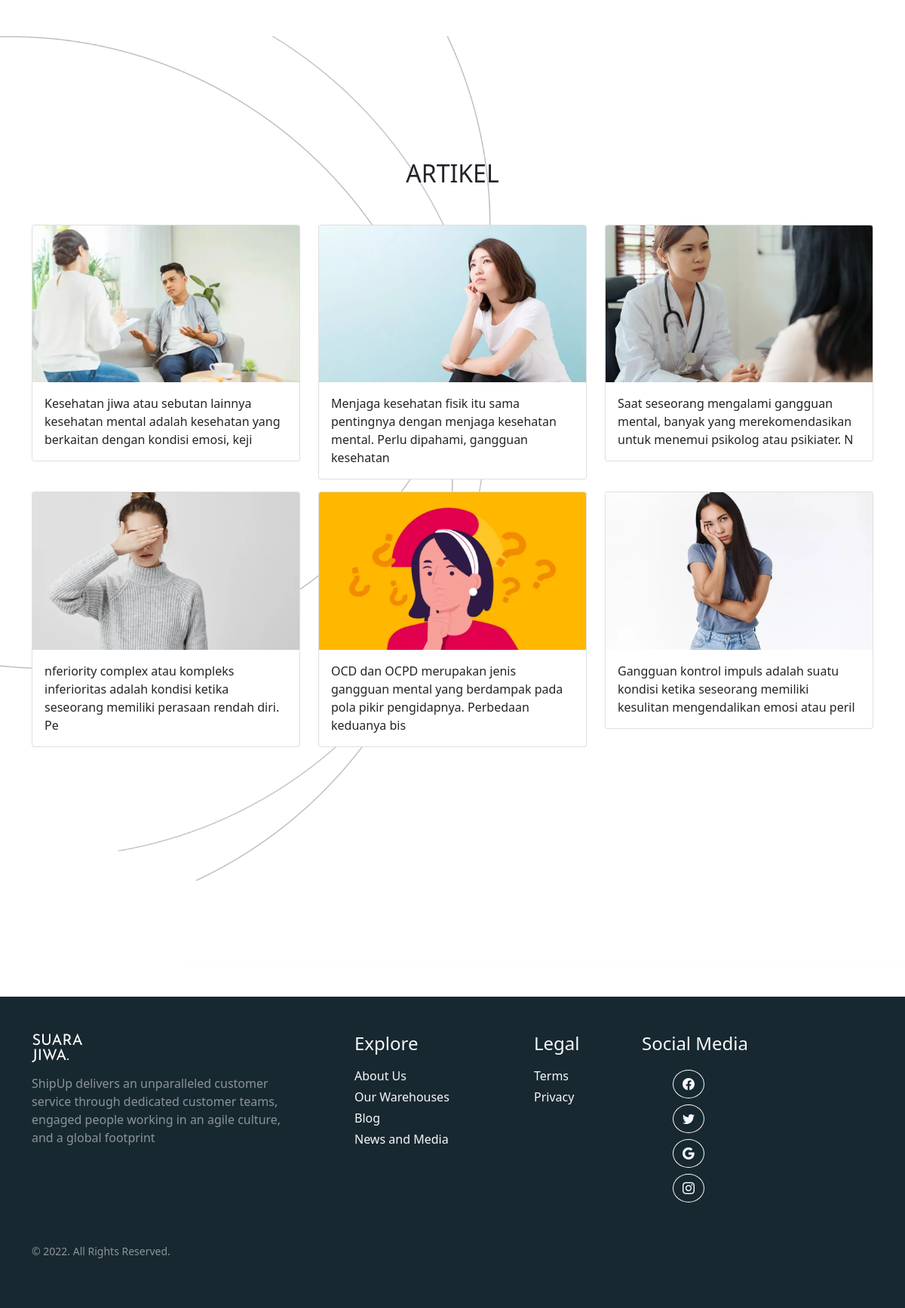
Page /user/identifikasi.php on the committed database.
### tables this page shows
CREATE TABLE `artikel` (
  `id_art` int(3) NOT NULL,
  `gambar_art` varchar(111) NOT NULL,
  `desk_art` varchar(111) NOT NULL,
  `link` varchar(111) NOT NULL
);

### user/identifikasi.php (the view, shortened to what this page needs)
<!DOCTYPE html>
<html lang="en">
  <head>
    <link rel="stylesheet" href="https://cdn.jsdelivr.net/npm/bootstrap-icons@1.5.0/font/bootstrap-icons.css" />
    <link href="https://cdn.jsdelivr.net/npm/bootstrap@5.0.2/dist/css/bootstrap.min.css" rel="stylesheet" />
    <link rel="stylesheet" href="../style.css" />
  </head>
  <body class="overflow-x-hidden">
    <section class=" mb-5 mt-5 pt-5" style="background-image: url(../gambar/bg.jpg); background-size: cover;">
    <div class="container">
        <div class="row text-center">
          <div class="col">
            <h2 class="mb-4">
              <br /><br /><br />
              ARTIKEL
            </h2>
          </div>
        </div>
        <div class="row justify-content-center mt-4">
        <?php
        include '../koneksi.php';
        $data = mysqli_query($connect,"select * from Artikel");
        while($d = mysqli_fetch_array($data)){
        ?>
          <div class="col-md-4 mb-3">
            <a style="text-decoration:none;" class="text-dark " href="<?php echo $d["link"] ?>">
              <div class="card card-1">
                <img src="../gambar/<?php echo $d["gambar_art"] ?>" class="card-img-top" alt="jendela1" />
                <div class="card-body">
                  <p class="card-text"><?php echo $d["desk_art"] ?></p>
                </div>
              </div>
            </a>
          </div>
          <?php
            }
            ?>
        </div>
      </div>
      <svg xmlns="http://www.w3.org/2000/svg" viewBox="0 0 1440 320">
        <path fill="#ffff" fill-opacity="1" d="M0,0L205.7,160L411.4,224L617.1,288L822.9,192L1028.6,96L1234.3,192L1440,128L1440,320L1234.3,320L1028.6,320L822.9,320L617.1,320L411.4,320L205.7,320L0,320Z"></path>
      </svg>
    </section>
      <?php include '../tmplt/footer.php'; ?>
  </body>
</html>

### rows in the picture
artikel: gambar_art (picture), desk_art "Kesehatan jiwa atau sebutan lainnya kesehatan mental adalah kesehatan yang berkaitan dengan kondisi emosi, keji"
artikel: gambar_art (picture), desk_art "Menjaga kesehatan fisik itu sama pentingnya dengan menjaga kesehatan mental. Perlu dipahami, gangguan kesehatan"
artikel: gambar_art (picture), desk_art "Saat seseorang mengalami gangguan mental, banyak yang merekomendasikan untuk menemui psikolog atau psikiater. N"
artikel: gambar_art (picture), desk_art "nferiority complex atau kompleks inferioritas adalah kondisi ketika seseorang memiliki perasaan rendah diri. Pe"
artikel: gambar_art (picture), desk_art "OCD dan OCPD merupakan jenis gangguan mental yang berdampak pada pola pikir pengidapnya. Perbedaan keduanya bis"
artikel: gambar_art (picture), desk_art "Gangguan kontrol impuls adalah suatu kondisi ketika seseorang memiliki kesulitan mengendalikan emosi atau peril"
